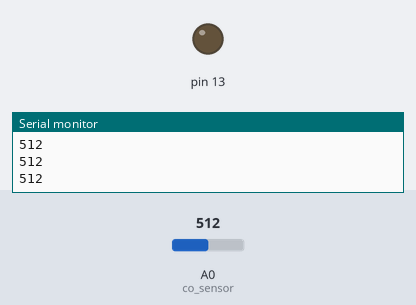
A sketch run on a simulated Arduino Uno, built with avr-gcc and run on an emulated ATmega328P. On the bench: output pins drawn as LEDs (lit = HIGH), the last lines printed to the serial monitor. Inputs (shaded band) come from the test bench; at power-on: A0 (co_sensor) = 512.

Above: at 1.2 s.
1.3 s: A0 (co_sensor) set to 988
2.8 s: A0 (co_sensor) set to 1006
At 4.0 s:
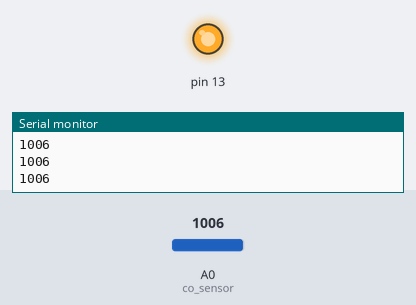
4.3 s: A0 (co_sensor) set to 990
At 5.2 s:
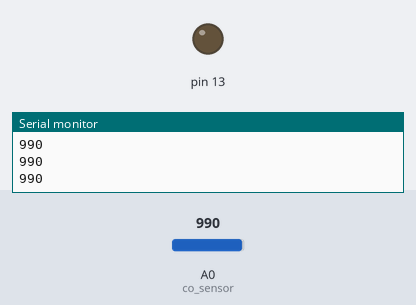
5.8 s: A0 (co_sensor) set to 1010
At 6.5 s:
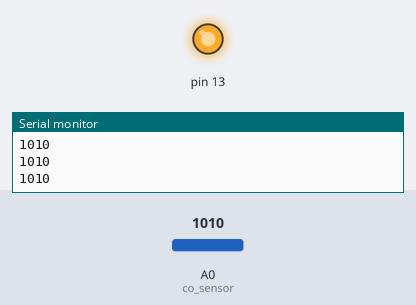
Timing chart, 0 to 8.3 s (numbered marks = the images above; inputs shaded):
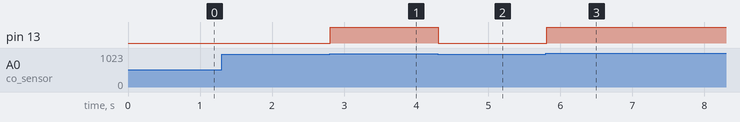

The sketch:

co_sensor.ino
```cpp
int co_sensor = A0;


void setup()

{
  pinMode(13,OUTPUT);
  pinMode(co_sensor,INPUT);
  Serial.begin(9600);
}
void loop()
{
  int reading;

  reading = analogRead(co_sensor);
  Serial.println(reading);
  if(reading  >= 1000)
  {
    digitalWrite(13,HIGH);
  }
  else
  {
    digitalWrite(13,LOW);
  }
}
```

Measured:
- the behaviour switches between 999 and 1000 on A0 (co_sensor) (found by bisection; images 0 and 1)
- after the input at 2.8 s, pin 13: LOW → HIGH at once
- after the input at 4.3 s, pin 13: HIGH → LOW at once
- after the input at 5.8 s, pin 13: LOW → HIGH at once
